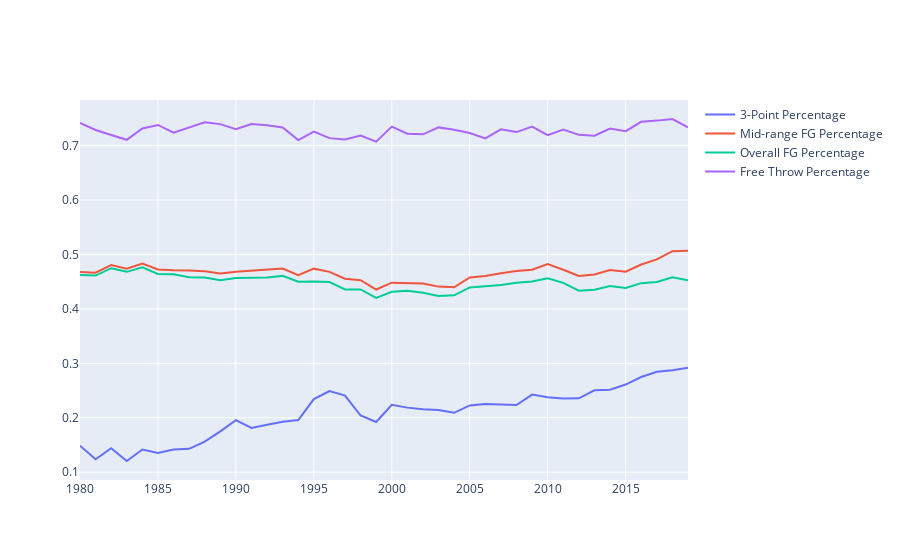

The notebook cell this image was saved under:
### Code cell
# Shooting percentages by season 
field_goals = data.groupby('season').mean()[['fg_pct','fg2_pct','fg3_pct','ft_pct']]
lines = []
lines.append(dict(name='3-Point Percentage', x=field_goals.index, y=field_goals.fg3_pct))
lines.append(dict(name='Mid-range FG Percentage', x=field_goals.index, y=field_goals.fg2_pct))
lines.append(dict(name='Overall FG Percentage', x=field_goals.index, y=field_goals.fg_pct))
lines.append(dict(name='Free Throw Percentage', x=field_goals.index, y=field_goals.ft_pct))
go.Figure(lines)
